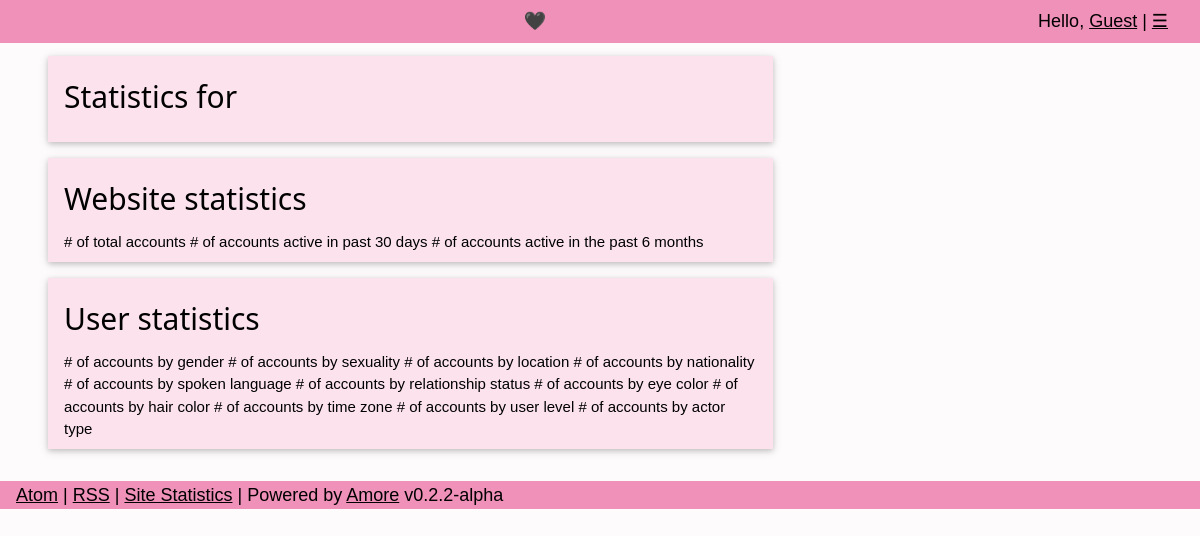
/pub/the-statistics.php, run on an earlier commit of the app's database.
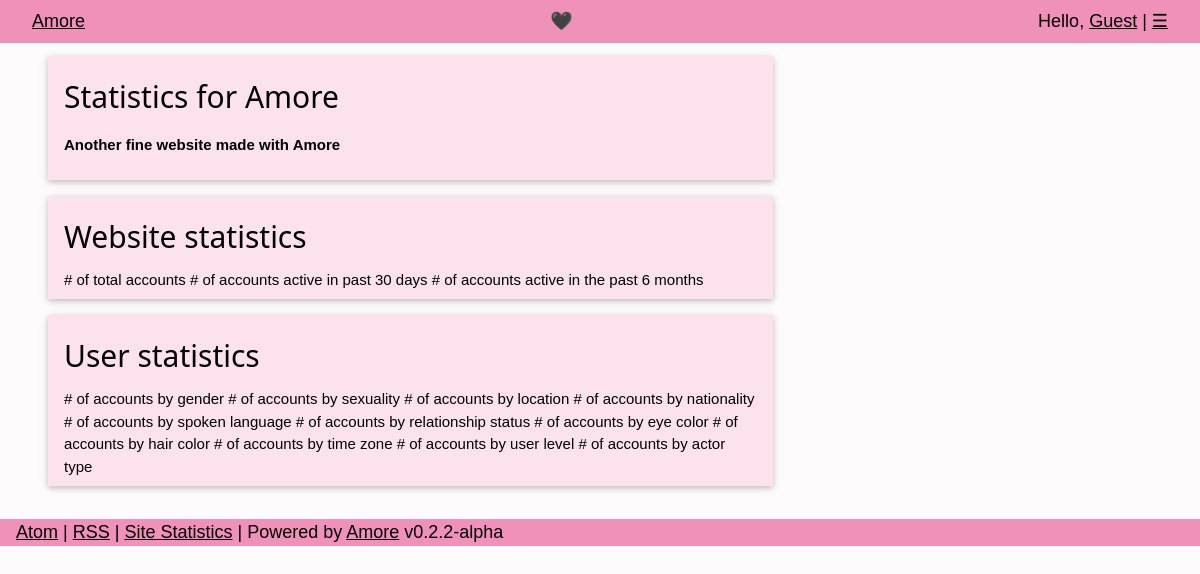
And on a later commit of the database.
### tables this page shows
CREATE TABLE `configuration` (
  `primary_key` varchar(10) NOT NULL,
  `website_url` tinytext NOT NULL,
  `website_name` tinytext NOT NULL,
  `website_description` text NOT NULL,
  `default_locale` tinytext NOT NULL,
  `open_registrations` BOOLEAN DEFAULT 0 COMMENT 'default is closed',
  `admin_account` tinytext NOT NULL COMMENT 'will be first account created',
  `admin_email` tinytext NOT NULL,
  `posts_are_called` tinytext NOT NULL,
  `post_is_called` tinytext NOT NULL,
  `reposts_are_called` tinytext NOT NULL,
  `repost_is_called` tinytext NOT NULL,
  `users_are_called` tinytext NOT NULL,
  `user_is_called` tinytext NOT NULL,
  `favorites_are_called` tinytext NOT NULL,
  `favorite_is_called` tinytext NOT NULL,
  `max_post_length` smallint NOT NULL DEFAULT 500,
  `banned_user_names` text NOT NULL,
  `list_with_the_federation_info` BOOLEAN NOT NULL DEFAULT 1 COMMENT 'default is yes',
  `list_with_fediverse_network` BOOLEAN NOT NULL DEFAULT 1 COMMENT 'default is yes'
);

### pub/the-statistics.php (the view, shortened to what this page needs)
<?php
 $dbconn = new mysqli(DBHOST, DBUSER, DBPASS, DBNAME);
 mysqli_set_charset($dbconn, "utf8");
 $mysiteq = "SELECT * FROM configuration WHERE primary_key='".SITEKEY."'";
 $mysitequery = mysqli_query($dbconn,$mysiteq);
 while ($mysiteopt = mysqli_fetch_assoc($mysitequery)) {
 	$website_url				= $mysiteopt['website_url'];
 	$website_name				= $mysiteopt['website_name'];
 	$website_description		= $mysiteopt['website_description'];
 	$default_locale			= $mysiteopt['default_locale'];
 }
include_once "main-header.php";
?>
<main class="w3-container w3-content" style="max-width:1400px;margin-top:40px;">
    <div class="w3-row w3-container">
      <div class="w3-col m8 w3-row-padding w3-panel">
        <div class="w3-card-2 w3-padding w3-margin-bottom w3-theme-l3">
          <h2><?php echo _("Statistics for ").$website_name; ?></h2>
          <p><b><?php echo $website_description; ?></b></p>
        </div>
        <div class="w3-card-2 w3-padding w3-margin-bottom w3-theme-l3">
          <h2><?php echo _("Website statistics"); ?></h2>
          # of total accounts
          # of accounts active in past 30 days
          # of accounts active in the past 6 months
        </div>
        <div class="w3-card-2 w3-padding w3-margin-bottom w3-theme-l3">
          <h2><?php echo _("User statistics"); ?></h2>
          # of accounts by gender
          # of accounts by sexuality
          # of accounts by location
          # of accounts by nationality
          # of accounts by spoken language
          # of accounts by relationship status
          # of accounts by eye color
          # of accounts by hair color
          # of accounts by time zone
          # of accounts by user level
          # of accounts by actor type
        </div>
      </div>
    </div>
<?php
include_once "main-footer.php";
?>

### pub/main-header.php (shortened to what this page needs)
<!DOCTYPE html>
<html lang="<?php echo $default_locale; ?>">
<head>
	<link href="<?php echo $website_url; ?>/style/amore.css" rel="stylesheet" type="text/css">
</head>
<body class="w3-theme-l5">
	<div class="w3-top">
	<header class="w3-container w3-bar w3-large w3-theme-d1">
		<div class="w3-left w3-padding"><a href="<?php echo $website_url; ?>/index.php"><?php echo $website_name;  ?></a></div>
		<div class="w3-right w3-padding"><?php
		echo _('Hello, ');
		if (isset($_COOKIE['uname'])) {
			echo "<a href=\"dash/my-profile.php?uid=".$_COOKIE['id']."\">";
		} else {
			echo "<a href=\"the-login.php\">";
		}
		if (isset($_COOKIE['uname'])) {
			echo $_COOKIE['uname'];
		} else {
			echo _('Guest');
		}
		echo "</a>&nbsp;|&nbsp;";
		echo "<a href=\"\#\">&#9776;</a>";
?>
</div>
		<div class="w3-center w3-padding">🖤</div>
	</header>
	</div>

What changed in the data, as far as the page shows it:
added configuration: website_name "Amore", website_description "Another fine website made with Amore"
